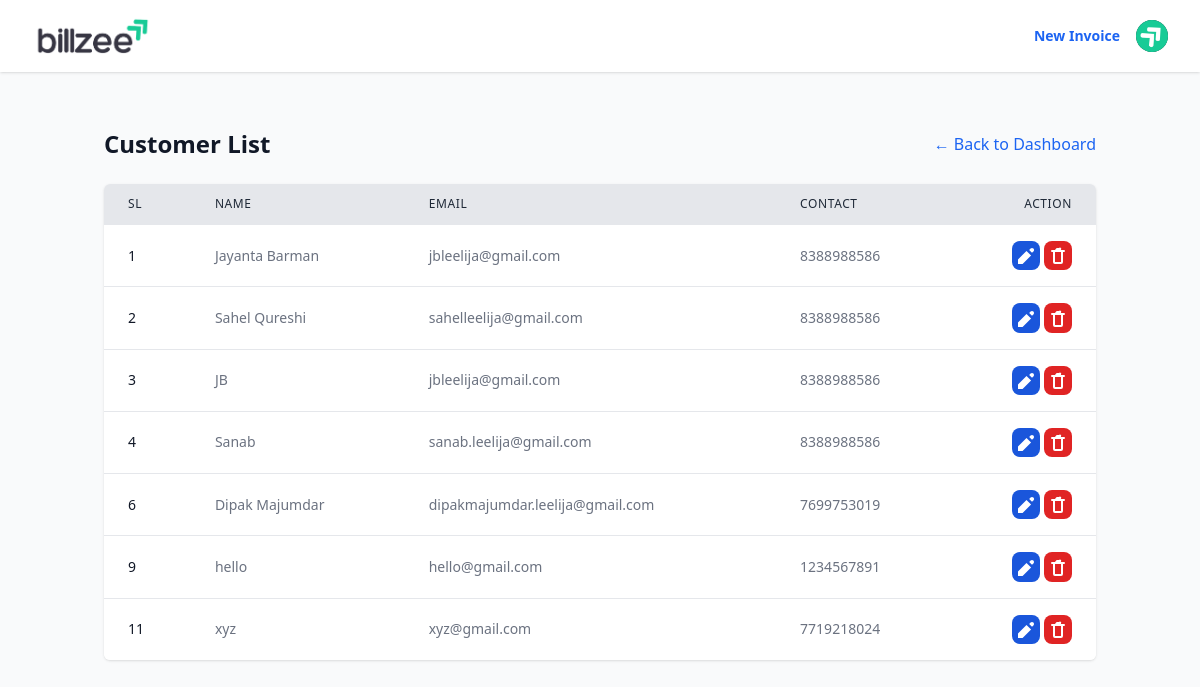
/invoices/customer/ (signed in), run on the app's committed database.
### invoices/models.py (models this page shows, shortened)
class InvoiceCustomer(models.Model):
    invoice = models.OneToOneField(Invoice, on_delete=models.CASCADE, related_name='customer_info')
    customer_name = models.CharField(max_length=100)
    customer_email = models.EmailField()
    customer_contact = models.CharField(max_length=10, help_text="Numeric contact number (max 10 digits)", default="0000000000")
    customer_address = models.CharField(max_length=200)
    customer_country = models.CharField(max_length=50, blank=True)
    customer_zip = models.CharField(max_length=7, blank=True, help_text="Postal/Zip code")
    customer_state = models.CharField(max_length=50, blank=True)
    customer_city = models.CharField(max_length=50, blank=True)

### invoices/views.py (the view)
# urls.py: path('customer/', views.customer_list, name='customer_list'),
@login_required
def customer_list(request):
    customers = InvoiceCustomer.objects.all()
    return render(request, 'customer/customer_list.html', {'customers': customers, 'title': 'Customer List'})

### templates/customer/customer_list.html (shortened to what this page needs)
{% extends 'base.html' %}
{% block content %}
<div class="container mx-auto px-4 py-8">
    <div class="flex justify-between items-center mb-6">
        <h1 class="text-2xl font-bold text-gray-900">{{ title }}</h1>
        <a href="{% url 'invoices:dashboard' %}" class="text-md text-blue-600 hover:text-gray-900">
            ← Back to Dashboard
        </a>
    </div>
    {% if customers %}
    <div class="bg-white rounded-md shadow overflow-hidden">
        <table class="min-w-full divide-y divide-gray-200">
            <thead class="bg-gray-200">
                <tr class="border-b-2 border-gray-900">
                    <th scope="col"
                        class="px-6 py-3 text-left text-xs font-medium text-gray-800 uppercase tracking-wider">SL</th>
                    <th scope="col"
                        class="px-6 py-3 text-left text-xs font-medium text-gray-800 uppercase tracking-wider">Name</th>
                    <th scope="col"
                        class="px-6 py-3 text-left text-xs font-medium text-gray-800 uppercase tracking-wider">Email</th>
                    <th scope="col"
                        class="px-6 py-3 text-left text-xs font-medium text-gray-800 uppercase tracking-wider">Contact</th>
                    <th scope="col"
                        class="px-6 py-3 text-right text-xs font-medium text-gray-800 uppercase tracking-wider">Action</th>
                </tr>
            </thead>
            <tbody class="bg-white divide-y divide-gray-200">
                {% for customer in customers %}
                <tr>
                    <td class="px-6 py-4 whitespace-nowrap text-sm font-medium text-gray-900">{{ customer.id }}</td>
                    <td class="px-6 py-4 whitespace-nowrap text-sm text-gray-500">{{ customer.customer_name }}</td>
                    <td class="px-6 py-4 whitespace-nowrap text-sm text-gray-500">{{ customer.customer_email }}</td>
                    <td class="px-6 py-4 whitespace-nowrap text-sm text-gray-500">{{ customer.customer_contact }}</td>
                    <td class="px-6 py-4 whitespace-nowrap text-right text-sm font-medium">
                        <button onclick="openEditModal('{% url 'invoices:customer_edit' customer.id %}', '{{ customer.customer_name|escapejs }}', '{{ customer.customer_email|escapejs }}', '{{ customer.customer_contact|escapejs }}', '{{ customer.customer_country|escapejs }}', '{{ customer.customer_zip|escapejs }}', '{{ customer.customer_state|escapejs }}', '{{ customer.customer_city|escapejs }}', '{{ customer.customer_address|escapejs }}')"
                            data-modal-target="authentication-modal" data-modal-toggle="authentication-modal"
                            class="text-white bg-blue-700 hover:bg-blue-800 focus:ring-4 focus:outline-none focus:ring-blue-300 font-medium rounded-lg text-sm p-1 text-center dark:bg-blue-600 dark:hover:bg-blue-700 dark:focus:ring-blue-800">
                            <svg xmlns="http://www.w3.org/2000/svg" class="h-5 w-5 inline-block" viewBox="0 0 20 20"
                                fill="currentColor">
                                <path d="M17.414 2.586a2 2 0 010 2.828l-1.414 1.414-2.828-2.828 1.414-1.414a2 2 0 012.828 0zM2 13.414V18h4.586l8.486-8.486-4.586-4.586L2 13.414z" />
                            </svg>
                        </button>
                        <form method="POST" action="" class="inline-block"
                            onsubmit="return confirm('Are you sure?');">
                            <button type="submit"
                                class="text-white p-1 font-medium rounded-lg text-sm bg-red-600 hover:bg-red-900 focus:ring-4 focus:outline-none focus:ring-red-300 text-center dark:bg-red-600 dark:hover:bg-red-900 dark:focus:ring-red-900"
                                title="Delete">
                                <svg xmlns="http://www.w3.org/2000/svg" class="h-5 w-5 inline-block" viewBox="0 0 20 20"
                                    fill="currentColor">
                                    <path fill-rule="evenodd"
                                        d="M9 2a1 1 0 00-.894.553L7 4H4a1 1 0 000 2h1v10a2 2 0 002 2h6a2 2 0 002-2V6h1a1 1 0 100-2h-3l-.106-.447A1 1 0 0011 2H9zM7 6h6v10H7V6z"
                                        clip-rule="evenodd" />
                                </svg>
                            </button>
                        </form>
                    </td>
                </tr>
                {% endfor %}
            </tbody>
        </table>
    </div>
    {% endif %}
</div>
{% endblock %}

### data on the page
InvoiceCustomer: id "1", customer_name "Jayanta Barman", customer_email "jbleelija@gmail.com", customer_contact "8388988586"
InvoiceCustomer: id "2", customer_name "Sahel Qureshi", customer_email "sahelleelija@gmail.com", customer_contact "8388988586"
InvoiceCustomer: id "3", customer_name "JB", customer_email "jbleelija@gmail.com", customer_contact "8388988586"
InvoiceCustomer: id "4", customer_name "Sanab", customer_email "sanab.leelija@gmail.com", customer_contact "8388988586"
InvoiceCustomer: id "6", customer_name "Dipak Majumdar", customer_email "dipakmajumdar.leelija@gmail.com", customer_contact "7699753019"
InvoiceCustomer: id "9", customer_name "hello", customer_email "hello@gmail.com", customer_contact "1234567891"
InvoiceCustomer: id "11", customer_name "xyz", customer_email "xyz@gmail.com", customer_contact "7719218024"

### other printed values
{{ title }} "Customer List"
